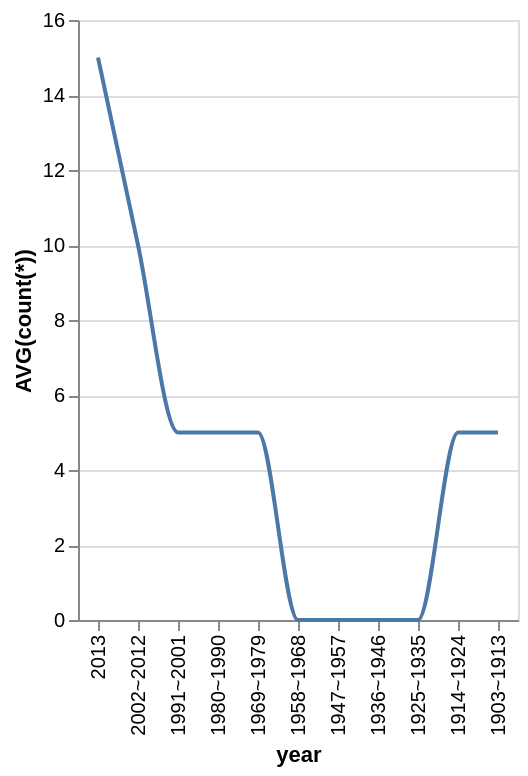

Express this chart as Vega-Lite.
### Vega-Lite specification from a JSON file in a GitHub repository (floating-point values rounded to 4 significant figures)
{"data": {"values": [{"x_data": "2013", "y_data": 15}, {"x_data": "2002~2012", "y_data": 10}, {"x_data": "1991~2001", "y_data": 5}, {"x_data": "1980~1990", "y_data": 5}, {"x_data": "1969~1979", "y_data": 5}, {"x_data": "1958~1968", "y_data": 0}, {"x_data": "1947~1957", "y_data": 0}, {"x_data": "1936~1946", "y_data": 0}, {"x_data": "1925~1935", "y_data": 0}, {"x_data": "1914~1924", "y_data": 5}, {"x_data": "1903~1913", "y_data": 5}]}, "mark": {"type": "line", "interpolate": "monotone"}, "encoding": {"x": {"field": "x_data", "type": "nominal", "title": "year", "sort": "descending"}, "y": {"field": "y_data", "type": "quantitative", "title": "AVG(count(*))"}}}
